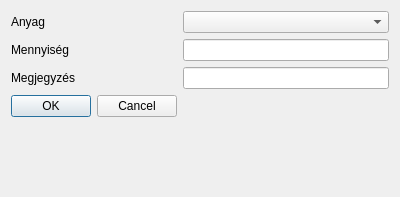
<?xml version="1.0" encoding="UTF-8"?>
<ui version="4.0">
 <class>AddStockDialog</class>
 <widget class="QDialog" name="AddStockDialog">
  <property name="geometry">
   <rect>
    <x>0</x>
    <y>0</y>
    <width>400</width>
    <height>197</height>
   </rect>
  </property>
  <property name="windowTitle">
   <string>Dialog</string>
  </property>
  <layout class="QFormLayout" name="formLayout">
   <item row="0" column="0">
    <widget class="QLabel" name="label">
     <property name="text">
      <string>Anyag</string>
     </property>
    </widget>
   </item>
   <item row="0" column="1">
    <widget class="QComboBox" name="comboMaterial"/>
   </item>
   <item row="1" column="0">
    <widget class="QLabel" name="label_4">
     <property name="text">
      <string>Mennyiség</string>
     </property>
    </widget>
   </item>
   <item row="2" column="0">
    <widget class="QLabel" name="label_3">
     <property name="text">
      <string>Megjegyzés</string>
     </property>
    </widget>
   </item>
   <item row="2" column="1">
    <widget class="QLineEdit" name="editComment"/>
   </item>
   <item row="3" column="0">
    <widget class="QDialogButtonBox" name="buttonBox">
     <property name="orientation">
      <enum>Qt::Orientation::Horizontal</enum>
     </property>
     <property name="standardButtons">
      <set>QDialogButtonBox::StandardButton::Cancel|QDialogButtonBox::StandardButton::Ok</set>
     </property>
    </widget>
   </item>
   <item row="1" column="1">
    <widget class="QLineEdit" name="lineEditQuantity"/>
   </item>
  </layout>
 </widget>
 <resources/>
 <connections>
  <connection>
   <sender>buttonBox</sender>
   <signal>accepted()</signal>
   <receiver>AddStockDialog</receiver>
   <slot>accept()</slot>
   <hints>
    <hint type="sourcelabel">
     <x>248</x>
     <y>254</y>
    </hint>
    <hint type="destinationlabel">
     <x>157</x>
     <y>274</y>
    </hint>
   </hints>
  </connection>
  <connection>
   <sender>buttonBox</sender>
   <signal>rejected()</signal>
   <receiver>AddStockDialog</receiver>
   <slot>reject()</slot>
   <hints>
    <hint type="sourcelabel">
     <x>316</x>
     <y>260</y>
    </hint>
    <hint type="destinationlabel">
     <x>286</x>
     <y>274</y>
    </hint>
   </hints>
  </connection>
 </connections>
</ui>
